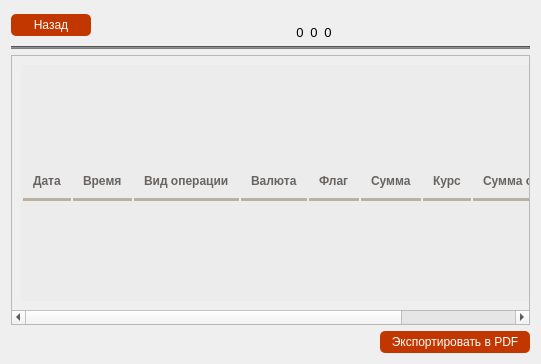
<?xml version="1.0" encoding="UTF-8"?>
<ui version="4.0">
 <class>WgtMyOperations</class>
 <widget class="QWidget" name="WgtMyOperations">
  <property name="geometry">
   <rect>
    <x>0</x>
    <y>0</y>
    <width>541</width>
    <height>364</height>
   </rect>
  </property>
  <property name="windowTitle">
   <string>Form</string>
  </property>
  <layout class="QVBoxLayout" name="verticalLayout_2">
   <item>
    <layout class="QVBoxLayout" name="verticalLayout">
     <item>
      <layout class="QHBoxLayout" name="horizontalLayout">
       <item>
        <widget class="QPushButton" name="pbtnBackToMenu">
         <property name="sizePolicy">
          <sizepolicy hsizetype="Preferred" vsizetype="Fixed">
           <horstretch>0</horstretch>
           <verstretch>0</verstretch>
          </sizepolicy>
         </property>
         <property name="cursor">
          <cursorShape>PointingHandCursor</cursorShape>
         </property>
         <property name="styleSheet">
          <string notr="true">QPushButton:enabled {
  	background-color: rgb(194, 55, 0);
  	color: white;
	border-radius: 5px;
    border-color: beige;
}

QPushButton {
  	background-color: rgb(98, 98, 98);
  	color: white;
	border-radius: 5px;
    border-color: beige;
	min-width: 80px;
	min-height: 22px;
}

QPushButton:hover {
	background-color: qlineargradient(spread:pad, x1:0, y1:0, x2:1, y2:0, stop:0 rgb(255, 125, 11), stop:1 rgb(255, 188, 17))
}

QPushButton:pressed {
     background-color: rgb(98, 98, 98);
     border-style: inset;
 }</string>
         </property>
         <property name="text">
          <string>Назад</string>
         </property>
        </widget>
       </item>
       <item>
        <spacer name="horizontalSpacer_2">
         <property name="orientation">
          <enum>Qt::Horizontal</enum>
         </property>
         <property name="sizeHint" stdset="0">
          <size>
           <width>40</width>
           <height>20</height>
          </size>
         </property>
        </spacer>
       </item>
       <item>
        <layout class="QVBoxLayout" name="pvbxLayoutRu">
         <property name="spacing">
          <number>0</number>
         </property>
         <item>
          <widget class="QLabel" name="plblFlagRu">
           <property name="maximumSize">
            <size>
             <width>30</width>
             <height>30</height>
            </size>
           </property>
           <property name="frameShape">
            <enum>QFrame::NoFrame</enum>
           </property>
           <property name="frameShadow">
            <enum>QFrame::Plain</enum>
           </property>
           <property name="text">
            <string/>
           </property>
           <property name="pixmap">
            <pixmap resource="../resurce.qrc">:/icons/icons8-russia-48.png</pixmap>
           </property>
           <property name="scaledContents">
            <bool>true</bool>
           </property>
           <property name="alignment">
            <set>Qt::AlignCenter</set>
           </property>
          </widget>
         </item>
         <item alignment="Qt::AlignHCenter">
          <widget class="QLabel" name="plblMoneyRub">
           <property name="font">
            <font>
             <pointsize>10</pointsize>
            </font>
           </property>
           <property name="text">
            <string>0</string>
           </property>
           <property name="alignment">
            <set>Qt::AlignCenter</set>
           </property>
          </widget>
         </item>
        </layout>
       </item>
       <item>
        <layout class="QVBoxLayout" name="pvbxLayoutUs">
         <property name="spacing">
          <number>0</number>
         </property>
         <item>
          <widget class="QLabel" name="plblFlagUs">
           <property name="maximumSize">
            <size>
             <width>30</width>
             <height>30</height>
            </size>
           </property>
           <property name="frameShape">
            <enum>QFrame::NoFrame</enum>
           </property>
           <property name="text">
            <string/>
           </property>
           <property name="pixmap">
            <pixmap resource="../resurce.qrc">:/icons/icons8-usa-48.png</pixmap>
           </property>
           <property name="scaledContents">
            <bool>true</bool>
           </property>
           <property name="alignment">
            <set>Qt::AlignCenter</set>
           </property>
          </widget>
         </item>
         <item alignment="Qt::AlignHCenter">
          <widget class="QLabel" name="plblMoneyDol">
           <property name="font">
            <font>
             <pointsize>10</pointsize>
            </font>
           </property>
           <property name="text">
            <string>0</string>
           </property>
           <property name="alignment">
            <set>Qt::AlignCenter</set>
           </property>
          </widget>
         </item>
        </layout>
       </item>
       <item>
        <layout class="QVBoxLayout" name="pvbxLayoutEur">
         <property name="spacing">
          <number>0</number>
         </property>
         <item>
          <widget class="QLabel" name="plblFlagEu">
           <property name="maximumSize">
            <size>
             <width>30</width>
             <height>30</height>
            </size>
           </property>
           <property name="text">
            <string/>
           </property>
           <property name="pixmap">
            <pixmap resource="../resurce.qrc">:/icons/icons8-europa-48.png</pixmap>
           </property>
           <property name="scaledContents">
            <bool>true</bool>
           </property>
           <property name="alignment">
            <set>Qt::AlignCenter</set>
           </property>
          </widget>
         </item>
         <item alignment="Qt::AlignHCenter">
          <widget class="QLabel" name="plblMoneyEur">
           <property name="font">
            <font>
             <pointsize>10</pointsize>
            </font>
           </property>
           <property name="text">
            <string>0</string>
           </property>
           <property name="alignment">
            <set>Qt::AlignCenter</set>
           </property>
          </widget>
         </item>
        </layout>
       </item>
       <item>
        <spacer name="horizontalSpacer">
         <property name="orientation">
          <enum>Qt::Horizontal</enum>
         </property>
         <property name="sizeHint" stdset="0">
          <size>
           <width>40</width>
           <height>20</height>
          </size>
         </property>
        </spacer>
       </item>
      </layout>
     </item>
     <item>
      <widget class="Line" name="line">
       <property name="styleSheet">
        <string notr="true">background-color: rgb(125, 125, 125)</string>
       </property>
       <property name="orientation">
        <enum>Qt::Horizontal</enum>
       </property>
      </widget>
     </item>
    </layout>
   </item>
   <item>
    <widget class="QScrollArea" name="scrollArea">
     <property name="widgetResizable">
      <bool>true</bool>
     </property>
     <widget class="QWidget" name="scrollAreaWidgetContents">
      <property name="geometry">
       <rect>
        <x>0</x>
        <y>0</y>
        <width>667</width>
        <height>230</height>
       </rect>
      </property>
      <layout class="QGridLayout" name="gridLayout">
       <item row="0" column="0">
        <widget class="QLabel" name="label">
         <property name="styleSheet">
          <string notr="true">background-color: rgb(236, 236, 236)</string>
         </property>
         <property name="text">
          <string>&lt;html&gt;
         &lt;head&gt;
	&lt;style&gt;
		table {
  font-family: &quot;Lucida Sans Unicode&quot;, &quot;Lucida Grande&quot;, Sans-Serif;
  border-collapse: collapse;
  color: #686461;
}
caption {
  padding: 10px;
  color: white;
  background: #8FD4C1;
  font-size: 18px;
  text-align: left;
  font-weight: bold;
}
th {
  border-bottom: 3px solid #B9B29F;
  padding: 10px;
  text-align: left;
}
td {
  padding: 10px;
}
tr:nth-child(odd) {
  background: white;
}
tr:nth-child(even) {
  background: #E8E6D1;
}

	&lt;/style&gt;
         &lt;/head&gt;
         &lt;body&gt;
	&lt;table&gt;

  &lt;caption&gt;
   Мои операции
  &lt;/caption&gt;
&lt;tr&gt;
            &lt;th&gt;Дата&lt;/th&gt;
            &lt;th&gt;Время&lt;/th&gt;
            &lt;th&gt;Вид операции&lt;/th&gt;
            &lt;th&gt;Валюта&lt;/th&gt;
            &lt;th&gt;Флаг&lt;/th&gt;
            &lt;th&gt;Сумма&lt;/th&gt;
            &lt;th&gt;Курс&lt;/th&gt;
            &lt;th&gt;Сумма оперции&lt;/th&gt;
            &lt;th&gt;Сотрудник&lt;/th&gt;
 &lt;/tr&gt;
 </string>
         </property>
        </widget>
       </item>
      </layout>
     </widget>
    </widget>
   </item>
   <item>
    <layout class="QHBoxLayout" name="horizontalLayout_2">
     <item>
      <spacer name="horizontalSpacer_3">
       <property name="orientation">
        <enum>Qt::Horizontal</enum>
       </property>
       <property name="sizeHint" stdset="0">
        <size>
         <width>40</width>
         <height>20</height>
        </size>
       </property>
      </spacer>
     </item>
     <item>
      <widget class="QPushButton" name="pbtnSavePdf">
       <property name="minimumSize">
        <size>
         <width>150</width>
         <height>22</height>
        </size>
       </property>
       <property name="cursor">
        <cursorShape>PointingHandCursor</cursorShape>
       </property>
       <property name="styleSheet">
        <string notr="true">QPushButton:enabled {
  	background-color: rgb(194, 55, 0);
  	color: white;
	border-radius: 5px;
    border-color: beige;
}

QPushButton {
  	background-color: rgb(98, 98, 98);
  	color: white;
	border-radius: 5px;
    border-color: beige;
	min-height: 22px;
}

QPushButton:hover {
	background-color: qlineargradient(spread:pad, x1:0, y1:0, x2:1, y2:0, stop:0 rgb(255, 125, 11), stop:1 rgb(255, 188, 17))
}

QPushButton:pressed {
     background-color: rgb(98, 98, 98);
     border-style: inset;
 }</string>
       </property>
       <property name="text">
        <string>Экспортировать в PDF</string>
       </property>
      </widget>
     </item>
    </layout>
   </item>
  </layout>
 </widget>
 <resources>
  <include location="../resurce.qrc"/>
 </resources>
 <connections/>
</ui>
